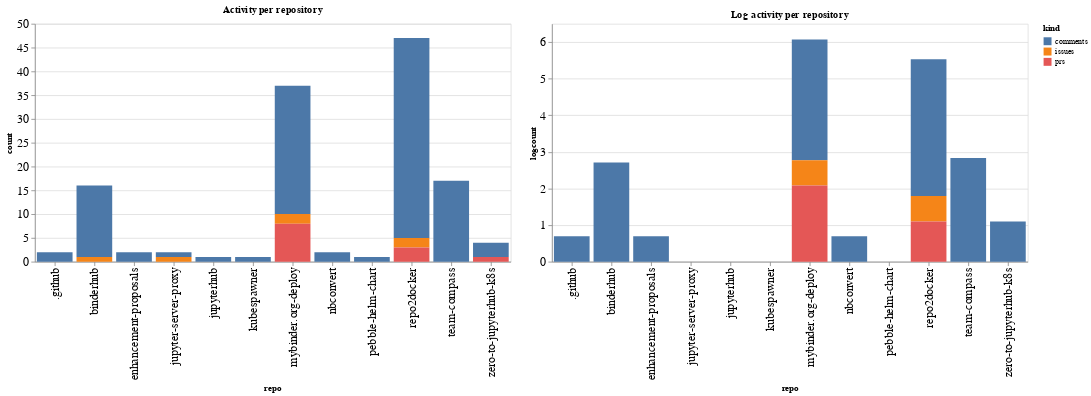

Notebook cell for this chart:
### Code cell
ch1 = alt.Chart(repo_summaries, width=600, title="Activity per repository").mark_bar().encode(
    x='repo',
    y='count',
    color='kind',
    tooltip="kind"
)

ch2 = alt.Chart(repo_summaries, width=600, title="Log activity per repository").mark_bar().encode(
    x='repo',
    y='logcount',
    color='kind',
    tooltip="kind"
)

ch1 | ch2

### Figure 1 — Vega-Lite specification as saved in the notebook (floating-point values rounded to 4 significant figures)
{"config": {"axisLeft": {"labelFontSize": 15}, "axisBottom": {"labelFontSize": 15}}, "hconcat": [{"mark": "bar", "encoding": {"color": {"type": "nominal", "field": "kind"}, "tooltip": {"type": "nominal", "field": "kind"}, "x": {"type": "nominal", "field": "repo"}, "y": {"type": "quantitative", "field": "count"}}, "title": "Activity per repository", "width": 600}, {"mark": "bar", "encoding": {"color": {"type": "nominal", "field": "kind"}, "tooltip": {"type": "nominal", "field": "kind"}, "x": {"type": "nominal", "field": "repo"}, "y": {"type": "quantitative", "field": "logcount"}}, "title": "Log activity per repository", "width": 600}], "data": {"name": "data-891bffc105874b97b0b6fd5c492bd22d"}, "$schema": "https://vega.github.io/schema/vega-lite/v4.8.1.json", "datasets": {"data-891bffc105874b97b0b6fd5c492bd22d": [{"repo": ".github", "kind": "comments", "count": 2, "logcount": 0.6931}, {"repo": "binderhub", "kind": "comments", "count": 15, "logcount": 2.708}, {"repo": "binderhub", "kind": "issues", "count": 1, "logcount": 0.0}, {"repo": "enhancement-proposals", "kind": "comments", "count": 2, "logcount": 0.6931}, {"repo": "jupyter-server-proxy", "kind": "comments", "count": 1, "logcount": 0.0}, {"repo": "jupyter-server-proxy", "kind": "issues", "count": 1, "logcount": 0.0}, {"repo": "jupyterhub", "kind": "comments", "count": 1, "logcount": 0.0}, {"repo": "kubespawner", "kind": "comments", "count": 1, "logcount": 0.0}, {"repo": "mybinder.org-deploy", "kind": "comments", "count": 27, "logcount": 3.296}, {"repo": "mybinder.org-deploy", "kind": "issues", "count": 2, "logcount": 0.6931}, {"repo": "mybinder.org-deploy", "kind": "prs", "count": 8, "logcount": 2.079}, {"repo": "nbconvert", "kind": "comments", "count": 2, "logcount": 0.6931}, {"repo": "pebble-helm-chart", "kind": "comments", "count": 1, "logcount": 0.0}, {"repo": "repo2docker", "kind": "comments", "count": 42, "logcount": 3.738}, {"repo": "repo2docker", "kind": "issues", "count": 2, "logcount": 0.6931}, {"repo": "repo2docker", "kind": "prs", "count": 3, "logcount": 1.099}, {"repo": "team-compass", "kind": "comments", "count": 17, "logcount": 2.833}, {"repo": "zero-to-jupyterhub-k8s", "kind": "comments", "count": 3, "logcount": 1.099}, {"repo": "zero-to-jupyterhub-k8s", "kind": "prs", "count": 1, "logcount": 0.0}]}}
